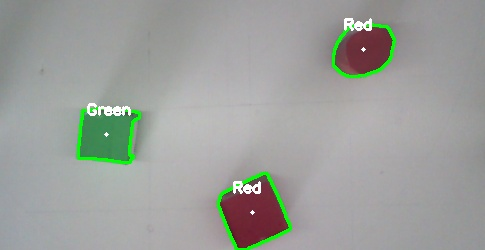
#> input picture main/data/FROM_kinect.jpg, 485 x 250 px; its folder holds only this picture in this run
$ python -i chang.py   (imports and definitions only)
#> lines starting #> are read from the running program, lines starting #| are printed output that depends on the picture; after the words box and inside, x2 and y2 are one past the last pixel; in counts of white or black regions, pixels touching at a corner belong together
from pykinect import nui
import numpy
import numpy as np
import cv2
import time
import matplotlib.pyplot as plt
import imutils


# [138 lines left out: functions auto_canny, processImage_2, video_handler_function, getImage, not called in this run]


#-----------------------------------------------------------------------------------------------

# ฟังก์ชั่ที่ใช้ปรับความละเอียดภาพ (ปกติใช้ 64x48 pixel)
def rescale(frames,percent = 75):

    width = 450
    hight = 340
    dim = (width,hight)

    return cv2.resize(frames,dim,interpolation = cv2.INTER_AREA)


#-----------------------------------------------------------------------------------------------

# ฟังก์ชั่ที่ใช้ประมวลผลภาพที่ได้
def processImage():
    try:
        print("\n\n********** RESULT PROCESSIMAGE ********** \n\n")
        max= np.array([255,150,97])
        min= np.array([50,44,53])
        pic_raw = cv2.imread('data/FROM_kinect.jpg')
#> pic_raw is the input picture: shape (250, 485, 3); mean B, G, R 155.6, 159.8, 157
        pic_raw = cv2.inRange(pic_raw,min,max)
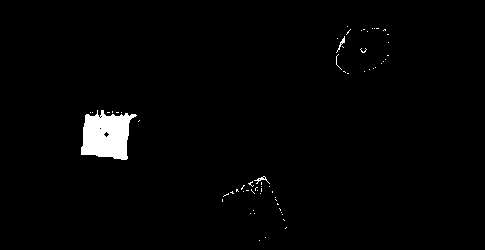
#> pic_raw: shape (250, 485); 1.8% white; 65 white regions (62 under 20 px), largest, box (x1, y1, x2, y2) and area: (81, 110, 137, 160) 1931, (254, 176, 270, 184) 36, (336, 36, 345, 53) 35

        pic = pic_raw[114:437,88:560]
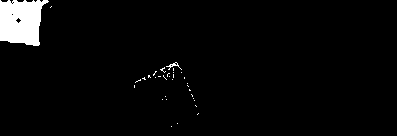
#> pic: shape (136, 397); 3.4% white; 33 white regions (31 under 20 px), largest, box (x1, y1, x2, y2) and area: (0, 0, 49, 46) 1713, (166, 62, 182, 70) 36
        cv2.imwrite('data/crop.jpg',pic)
        pic1 = rescale(pic,percent=10)
        print(" Rescale -- Succesfully !!")


        cv2.imwrite('data/rescale.jpg',pic1)

        img = cv2.imread('data/rescale.jpg')
#> img: shape (340, 450, 3); min 0, max 255, mean 8.7

        gray = cv2.cvtColor(img,cv2.COLOR_BGR2GRAY)
        cv2.imwrite('data/gray.jpg',gray)
        ret, thresh =cv2.threshold(gray,55,255,cv2.THRESH_BINARY_INV+cv2.THRESH_OTSU)
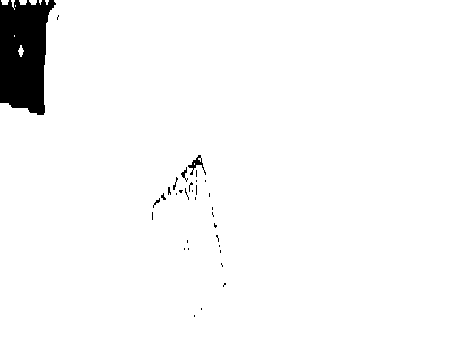
#> thresh: shape (340, 450); 96.6% white; 33 black regions (28 under 20 px), largest, box (x1, y1, x2, y2) and area: (0, 0, 56, 115) 4838, (188, 155, 206, 175) 109, (181, 167, 188, 182) 36, (173, 177, 178, 190) 22, (153, 198, 160, 208) 21
#> ret = 124
        cv2.imwrite('data/thesho.jpg',thresh)
        print(" Convert and Fix theshold -- Succesfully !!")


        # noise removal
        kernel = np.ones((3,3),np.uint8)
        opening = cv2.morphologyEx(thresh,cv2.MORPH_OPEN,kernel, iterations = 2)
#> opening: shape (340, 450); 96.4% white; 18 black regions (16 under 20 px), largest, box (x1, y1, x2, y2) and area: (0, 0, 56, 115) 4939, (153, 155, 206, 208) 444
        cv2.imwrite('data/noise_rm.jpg',opening)
        print(" Remove noise -- Succesfully !!")

        # sure background area
        sure_bg = cv2.dilate(opening,kernel,iterations=3)
#> sure_bg: shape (340, 450); 97.2% white; 2 black regions (1 under 20 px), largest, box (x1, y1, x2, y2) and area: (0, 0, 52, 112) 4218
        print(" Sure background area -- Succesfully !!")

        # Finding sure foreground area
        dist_transform = cv2.distanceTransform(opening,cv2.DIST_L2,5)
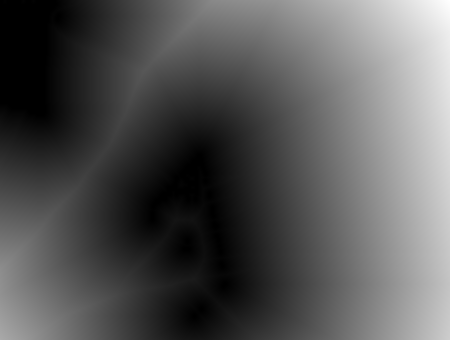
#> dist_transform: shape (340, 450) float32; min 0, max 291.9, mean 99.4; drawn with min black and max white
        ret, sure_fg = cv2.threshold(dist_transform,0.05*dist_transform.max(),255,0)
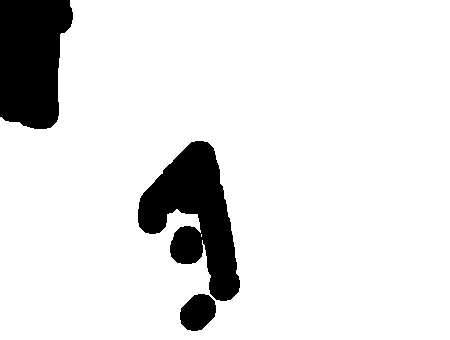
#> sure_fg: shape (340, 450) float32; 88.8% white; 3 black regions, box (x1, y1, x2, y2) and area: (138, 141, 240, 301) 8399, (0, 0, 73, 129) 7742, (180, 294, 216, 331) 996
#> ret = 14.6
        ret, sure_fg_pix = cv2.threshold(dist_transform,0.98*dist_transform.max(),255,0)
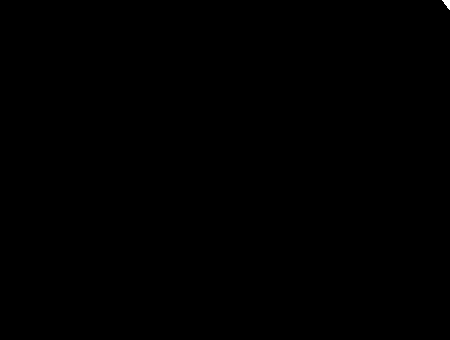
#> sure_fg_pix: shape (340, 450) float32; 0.03% white; 1 white region, box (x1, y1, x2, y2) and area: (442, 0, 450, 10) 45
#> ret = 286.1
        print(" Finding sure foreground area -- Succesfully !!")

        # Finding unknown region
        sure_fg = np.uint8(sure_fg)
        unknown = cv2.subtract(sure_bg,sure_fg)
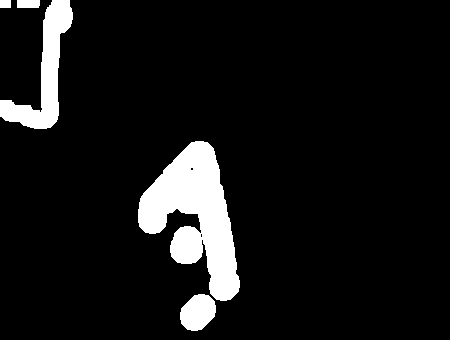
#> unknown: shape (340, 450); 8.4% white; 5 white regions, box (x1, y1, x2, y2) and area: (138, 141, 240, 301) 8395, (0, 0, 73, 129) 3254, (180, 294, 216, 331) 996, (17, 0, 40, 8) 182, (0, 0, 11, 8) 88
        cv2.imwrite('data/pi.jpg',sure_fg )
        cv2.imwrite('data/pixel.jpg',sure_fg_pix )
        print(" Finding unknown region -- Succesfully !!")

    except:
        print(" In Chang ERROR function -- processImage")
    #----------------------------------------------------------------------------------------


# [59 lines left out: functions calculateDistance, video_handler_function_respons, getImage_respons, not called in this run]

>>> result = processImage()
